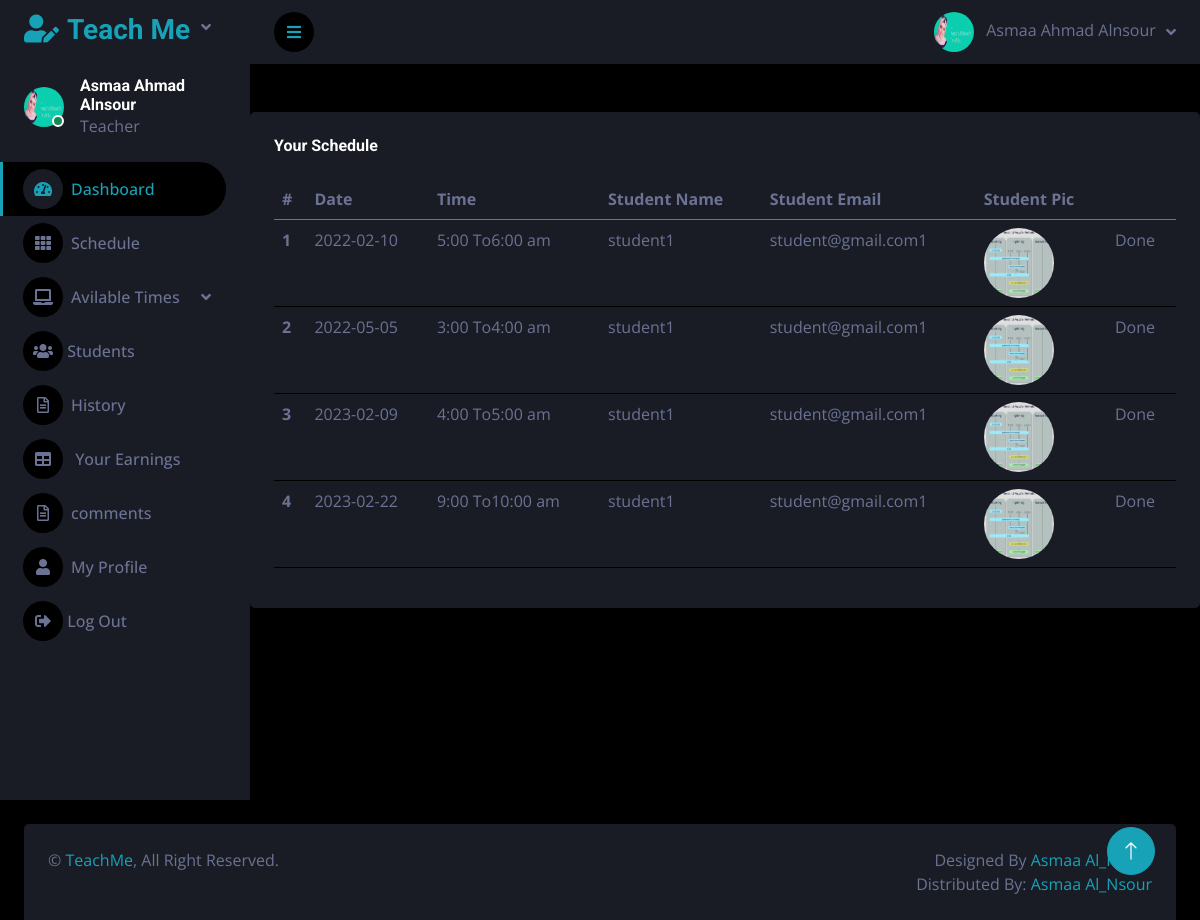
Page /Source Code/private_online_sessions/teacher_area/index.php?history (signed in) on the committed database.
### tables this page shows
CREATE TABLE `teachers` (
  `id` int(11) NOT NULL,
  `full_name` varchar(255) NOT NULL,
  `phone` varchar(15) NOT NULL,
  `email` varchar(150) NOT NULL,
  `password` varchar(11) NOT NULL,
  `subject_id` int(11) NOT NULL,
  `address` varchar(255) NOT NULL,
  `age` int(11) NOT NULL,
  `image` varchar(255) NOT NULL,
  `degree` varchar(255) NOT NULL,
  `degree_file` varchar(255) NOT NULL,
  `experience` varchar(255) NOT NULL,
  `experience_file` varchar(255) NOT NULL,
  `approval` int(11) NOT NULL DEFAULT 0 COMMENT '0 is not approved',
  `suspend` int(11) NOT NULL DEFAULT 1 COMMENT '0 is suspended',
  `delete_teacher` int(11) NOT NULL DEFAULT 1 COMMENT '0 is Deleted'
);

CREATE TABLE `booking` (
  `id` int(11) NOT NULL,
  `user_id` int(11) NOT NULL,
  `teacher_id` int(11) NOT NULL,
  `time_id` int(11) NOT NULL,
  `card_number` int(30) NOT NULL,
  `earnings` int(11) NOT NULL DEFAULT 0,
  `link` varchar(255) NOT NULL DEFAULT '0',
  `delete_session` int(11) NOT NULL DEFAULT 1
);

CREATE TABLE `available_time` (
  `id` int(11) NOT NULL,
  `teacher_id` int(11) NOT NULL,
  `date` date NOT NULL,
  `time` int(11) NOT NULL,
  `am_pm` varchar(30) NOT NULL,
  `available` int(11) NOT NULL DEFAULT 1,
  `delete_unavailable` int(11) NOT NULL DEFAULT 1
);

CREATE TABLE `users` (
  `id` int(11) NOT NULL,
  `full_name` varchar(255) NOT NULL,
  `email` varchar(255) NOT NULL,
  `age` int(11) NOT NULL,
  `password` varchar(255) NOT NULL,
  `phone` varchar(50) NOT NULL,
  `user_type` varchar(50) NOT NULL DEFAULT 'user',
  `address` varchar(255) NOT NULL,
  `profile_pic` varchar(255) NOT NULL,
  `subject` varchar(255) DEFAULT NULL,
  `delete_user` int(11) NOT NULL DEFAULT 1
);

### Source Code/private_online_sessions/teacher_area/history.php (the view, shortened to what this page needs)
<?php
$get_b = "SELECT * FROM `booking` JOIN `available_time`
WHERE booking.teacher_id=$id AND booking.delete_session=1 AND booking.time_id=available_time.id AND CURDATE()>available_time.date
ORDER BY `available_time`.`date` ASC ";
?>
<br>
<br>
<div class="col-12">
                        <div class="bg-secondary rounded h-100 p-4">
                            <h6 class="mb-4">Your Schedule</h6>
                            <div class="table-responsive">
                                <table class="table">
                                    <thead>
                                        <tr>
                                            <th scope="col">#</th>
                                            <th scope="col">Date</th>
                                            <th scope="col">Time</th>
                                            <th scope="col">Student Name</th>
                                            <th scope="col">Student Email</th>
                                            <th scope="col">Student Pic</th>
                                            <th scope="col"> </th>
                                        </tr>
                                    </thead>
                                    <tbody>
                                    <?php
                      $x=1;
                      if ($result = $con->query($get_b) ) {
                          while($row = $result->fetch_assoc() ){
                            $student_id =$row['user_id'];
                            $get_student = "SELECT * FROM `users` WHERE id=$student_id ";
                            $run_student = mysqli_query($con,$get_student);
$row_student=mysqli_fetch_array($run_student);
                          ?>
                                        <tr>
                                            <th scope="row"><?php echo $x ?></th>
                                            <td><?php echo $row['date'] ?></td>
                                            <td><?php echo $row['time'].':00 To' .$row['time']+1 .':00 '.$row['am_pm']?></td>
                                            <td><?php echo $row_student['full_name']?></td>
                                            <td><?php echo $row_student['email']?></td>
                                            <td>  <img
                class="rounded-circle"
                src="<?php if ($row_student['profile_pic']==null){echo './img/about-2.jpg';}else{echo '../admin_area/user_image/'.$row_student['profile_pic'];}  ?>"
                style="width: 70px; height: 70px"
                alt="Image"
              /></td>
                                            <td>Done</td>
                                        </tr>
                                        <?php
                                            $x=$x+1;
                                        }}
                                        ?>
                                    </tbody>
                                </table>
                            </div>
                        </div>
                    </div>
                </div>
            </div>

### Source Code/private_online_sessions/teacher_area/sidebar.php (shortened to what this page needs)
<?php
include("includes/db.php");
if(!isset($_SESSION['teacher_email'])){
echo "<script>window.open('../dashboard/login.php','_self')</script>";
}
else {
    $email=$_SESSION['teacher_email'];
    $get_teacher = "SELECT * FROM teachers WHERE email ='$email'";
    $run_teacher = mysqli_query($con,$get_teacher);
    $row_teacher = mysqli_fetch_array($run_teacher);
?>
<body>
    <div class="container-fluid position-relative d-flex p-0">
        <div class="sidebar pe-4 pb-3">
            <nav class="navbar bg-secondary navbar-dark">
                <a href="index.php?dashboard" class="navbar-brand mx-4 mb-3">
                    <h3 class="text-primary"><i class="fa fa-user-edit me-2"></i>Teach Me</h3>
                </a>
                <div class="d-flex align-items-center ms-4 mb-4">
                    <div class="position-relative">
                        <img class="rounded-circle" src="../admin_area/user_image/<?php echo $row_teacher['image']; ?>" alt="" style="width: 40px; height: 40px;">
                        <div class="bg-success rounded-circle border border-2 border-white position-absolute end-0 bottom-0 p-1"></div>
                    </div>
                    <div class="ms-3">
                        <h6 class="mb-0"><?php echo $_SESSION['teacher_name'] ;?></h6>
                        <span>Teacher</span>
                    </div>
                </div>
                <div class="navbar-nav w-100">
                    <a href="index.php?dashboard" class="nav-item nav-link active"><i class="fa fa-tachometer-alt me-2"></i>Dashboard</a>
                    <a href="index.php?daily_schedule" class="nav-item nav-link"><i class="fa fa-th me-2"></i>Schedule</a>
                    <div class="nav-item dropdown">
                        <a href="#" class="nav-link dropdown-toggle" data-bs-toggle="dropdown"><i class="fa fa-laptop me-2"></i>Avilable Times</a>
                    </div>
                    <a href="index.php?student" class="nav-item nav-link"><i class="fas fa-users"></i>  Students</a>
                    <a href="index.php?history" class="nav-item nav-link"><i class="far fa-file-alt me-2"></i>History</a>
                    <a href="index.php?earnings" class="nav-item nav-link"><i class="fa fa-table me-2"></i> Your Earnings</a>
                    <a href="index.php?comments" class="nav-link dropdown-toggle" ><i class="far fa-file-alt me-2"></i>comments</a>
                    <a href="index.php?my_profile" class="nav-item nav-link"><i class="fa fa-user me-2"></i>My Profile</a>
                    <a href="logout.php" class="nav-item nav-link"><i class="fas fa-sign-out-alt"></i>  Log Out</a>
                </div>
            </nav>
        </div>
        <div class="content">
            <nav class="navbar navbar-expand bg-secondary navbar-dark sticky-top px-4 py-0">
                <a href="#" class="sidebar-toggler flex-shrink-0">
                    <i class="fa fa-bars"></i>
                </a>
                <div class="navbar-nav align-items-center ms-auto">
                    <div class="nav-item dropdown">
                        <a href="#" class="nav-link dropdown-toggle" data-bs-toggle="dropdown">
                            <img class="rounded-circle me-lg-2" src="../admin_area/user_image/<?php echo $row_teacher['image']; ?>" alt="" style="width: 40px; height: 40px;">
                            <span class="d-none d-lg-inline-flex"><?php echo $_SESSION['teacher_name'] ;?></span>
                        </a>
                    </div>
                </div>
            </nav>
        <?php
 }
  ?>

### Source Code/private_online_sessions/teacher_area/css/style.css (style rules this page uses)
:root { --primary: #17A2B8; --secondary: #191C24; --light: #6C7293; --dark: #000000; }
.sidebar { position: fixed; top: 0; left: 0; bottom: 0; width: 250px; height: 100vh; overflow-y: auto; background: var(--secondary); transition: 0.5s; z-index: 999; }
.content { margin-left: 250px; min-height: 100vh; background: var(--dark); transition: 0.5s; }
@media (min-width: 992px) { .sidebar { margin-left: 0; } }
@media (min-width: 992px) { .content { width: calc(100% - 250px); } }
.sidebar .navbar .navbar-nav .nav-link { padding: 7px 20px; color: var(--light); font-weight: 500; border-left: 3px solid var(--secondary); border-radius: 0 30px 30px 0; outline: none; }
.sidebar .navbar .navbar-nav .nav-link:hover, .sidebar .navbar .navbar-nav .nav-link.active { color: var(--primary); background: var(--dark); border-color: var(--primary); }
.sidebar .navbar .navbar-nav .nav-link i { width: 40px; height: 40px; display: inline-flex; align-items: center; justify-content: center; background: var(--dark); border-radius: 40px; }
.sidebar .navbar .navbar-nav .nav-link:hover i, .sidebar .navbar .navbar-nav .nav-link.active i { background: var(--secondary); }
.sidebar .navbar .dropdown-toggle::after { position: absolute; top: 15px; right: 15px; border: none; content: "\f107"; font-family: "Font Awesome 5 Free"; font-weight: 900; transition: .5s; }
.content .navbar .navbar-nav .nav-link { margin-left: 25px; padding: 12px 0; color: var(--light); outline: none; }
.content .navbar .sidebar-toggler, .content .navbar .navbar-nav .nav-link i { width: 40px; height: 40px; display: inline-flex; align-items: center; justify-content: center; background: var(--dark); border-radius: 40px; }
.content .navbar .dropdown-toggle::after { margin-left: 6px; vertical-align: middle; border: none; content: "\f107"; font-family: "Font Awesome 5 Free"; font-weight: 900; transition: .5s; }

### rows in the picture
teachers: image (picture)
booking: time.date "2022-02-10", time.time "5", $row['time']+1 "6", time.am_pm "am", user.full_name "student1", user.email "student@gmail.com1", user.profile_pic (picture)
booking: time.date "2022-05-05", time.time "3", $row['time']+1 "4", time.am_pm "am", user.full_name "student1", user.email "student@gmail.com1", user.profile_pic (picture)
booking: time.date "2023-02-09", time.time "4", $row['time']+1 "5", time.am_pm "am", user.full_name "student1", user.email "student@gmail.com1", user.profile_pic (picture)
booking: time.date "2023-02-22", time.time "9", $row['time']+1 "10", time.am_pm "am", user.full_name "student1", user.email "student@gmail.com1", user.profile_pic (picture)

### other values in the picture
$_SESSION['teacher_name'] "Asmaa Ahmad Alnsour"
